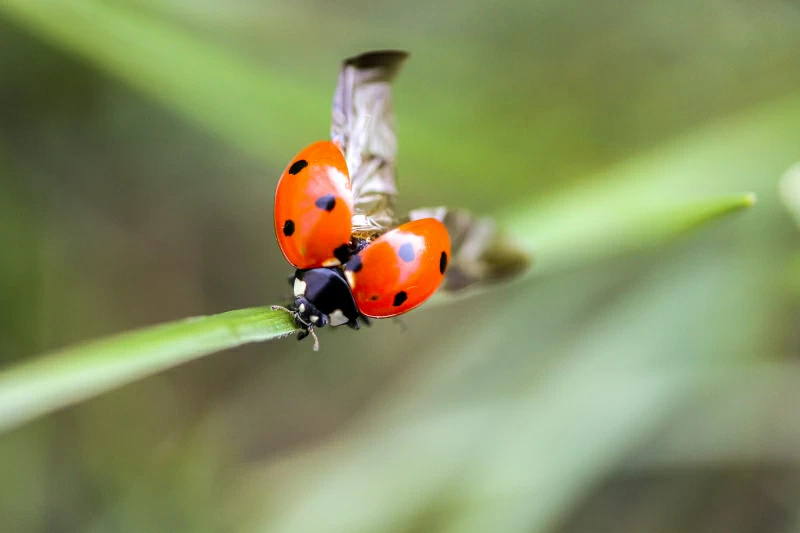
#> input picture Zad_2/2.webp, 800 x 533 px
$ jupyter execute Zad_2.ipynb
#> lines starting #> are read from the running program, lines starting #| are printed output that depends on the picture
[cell 1]
#Matematyka Konkretna
#Laboratorium 2
#Biegun Daniel https://github.com/S1Daniel/MK
#Wariant 2

import numpy as np
import matplotlib.pyplot as plt
import cv2
image = cv2.imread('2.webp')
#> image is the input picture: shape (533, 800, 3); mean B, G, R 96.2, 142.9, 134.2

U_row, S_row, Vt_row = np.linalg.svd(image, full_matrices=False)
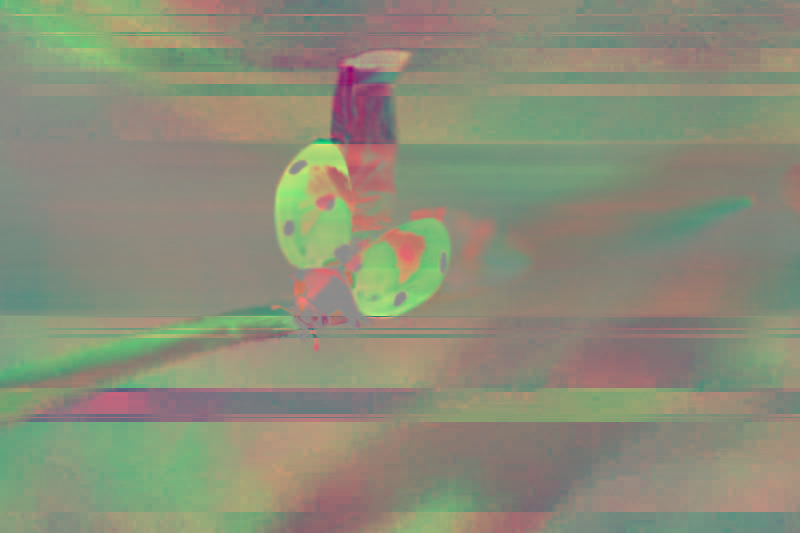
#> U_row: shape (533, 800, 3) float64; mean B, G, R -0.0339, 0.00327, -0.000345; drawn with min black and max white
#> S_row = 533 rows, first 8: [6597.6, 309.7, 93.2], [6594.8, 311.4, 93.47], [6584.9, 311.1, 90.47], [6576.5, 313.1, 90.22], [6585.6, 315.6, 88.08], [6583.1, 319.7, 88.51], [6570.9, 321.4, 88.87], [6560.1, 323.6, 87.27]
U_col, S_col, Vt_col = np.linalg.svd(image.T, full_matrices=False)


U_row_flat = U_row.reshape(-1, U_row.shape[-1])
U_col_flat = U_col.reshape(-1, U_col.shape[-1])
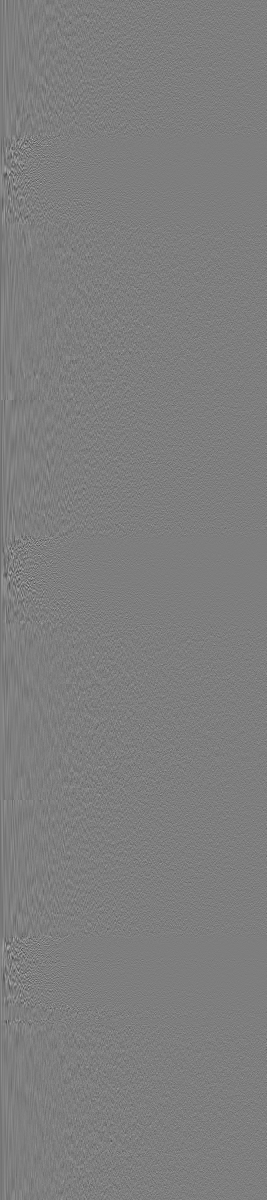
#> U_col_flat: shape (2400, 533) float64 (shown at 1/2 size); min -0.365, max 0.371, mean -7.23e-05; drawn with min black and max white

corr_matrix_row = np.corrcoef(U_row_flat, rowvar=False)
#> corr_matrix_row = [[1, 0.317, -0.0333], [0.317, 1, 0.000908], [-0.0333, 0.000908, 1]]
corr_matrix_col = np.corrcoef(U_col_flat, rowvar=False)
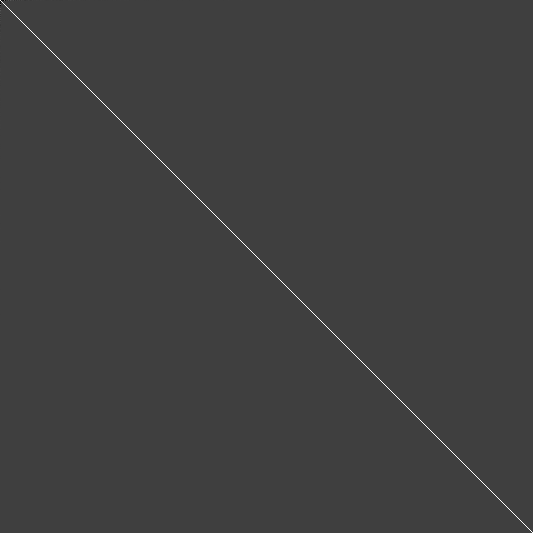
#> corr_matrix_col: shape (533, 533) float64; min -0.331, max 1, mean 0.00187; drawn with min black and max white

plt.figure(figsize=(10, 5))

plt.subplot(1, 2, 1)
plt.title('wiersze')
plt.imshow(corr_matrix_row, cmap='viridis', aspect='auto')
plt.colorbar()

plt.subplot(1, 2, 2)
plt.title('kolumny')
plt.imshow(corr_matrix_col, cmap='viridis', aspect='auto')
plt.colorbar()

plt.tight_layout()
plt.show()
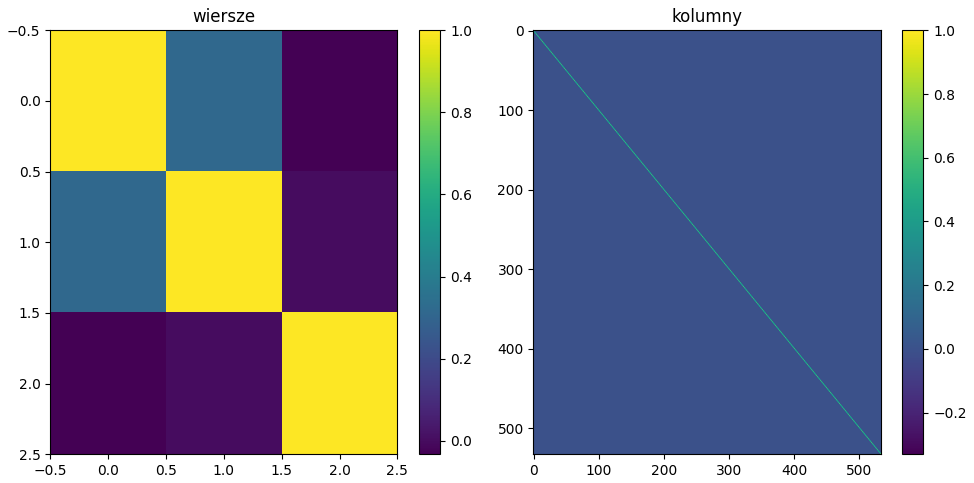
#> figure drawn by matplotlib, 4 panels
